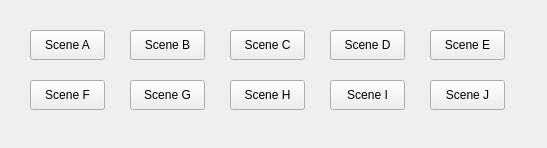
<?xml version="1.0" encoding="UTF-8"?>
<ui version="4.0">
 <class>Trn_SceneWidget</class>
 <widget class="QWidget" name="Trn_SceneWidget">
  <property name="geometry">
   <rect>
    <x>0</x>
    <y>0</y>
    <width>547</width>
    <height>148</height>
   </rect>
  </property>
  <property name="windowTitle">
   <string>SceneSelect</string>
  </property>
  <widget class="QPushButton" name="pushButton">
   <property name="geometry">
    <rect>
     <x>30</x>
     <y>30</y>
     <width>75</width>
     <height>30</height>
    </rect>
   </property>
   <property name="text">
    <string>Scene A</string>
   </property>
  </widget>
  <widget class="QPushButton" name="pushButton_2">
   <property name="geometry">
    <rect>
     <x>130</x>
     <y>30</y>
     <width>75</width>
     <height>30</height>
    </rect>
   </property>
   <property name="text">
    <string>Scene B</string>
   </property>
  </widget>
  <widget class="QPushButton" name="pushButton_3">
   <property name="geometry">
    <rect>
     <x>230</x>
     <y>30</y>
     <width>75</width>
     <height>30</height>
    </rect>
   </property>
   <property name="text">
    <string>Scene C</string>
   </property>
  </widget>
  <widget class="QPushButton" name="pushButton_4">
   <property name="geometry">
    <rect>
     <x>330</x>
     <y>30</y>
     <width>75</width>
     <height>30</height>
    </rect>
   </property>
   <property name="text">
    <string>Scene D</string>
   </property>
  </widget>
  <widget class="QPushButton" name="pushButton_5">
   <property name="geometry">
    <rect>
     <x>430</x>
     <y>30</y>
     <width>75</width>
     <height>30</height>
    </rect>
   </property>
   <property name="text">
    <string>Scene E</string>
   </property>
  </widget>
  <widget class="QPushButton" name="pushButton_6">
   <property name="geometry">
    <rect>
     <x>230</x>
     <y>80</y>
     <width>75</width>
     <height>30</height>
    </rect>
   </property>
   <property name="text">
    <string>Scene H</string>
   </property>
  </widget>
  <widget class="QPushButton" name="pushButton_7">
   <property name="geometry">
    <rect>
     <x>130</x>
     <y>80</y>
     <width>75</width>
     <height>30</height>
    </rect>
   </property>
   <property name="text">
    <string>Scene G</string>
   </property>
  </widget>
  <widget class="QPushButton" name="pushButton_8">
   <property name="geometry">
    <rect>
     <x>30</x>
     <y>80</y>
     <width>75</width>
     <height>30</height>
    </rect>
   </property>
   <property name="text">
    <string>Scene F</string>
   </property>
  </widget>
  <widget class="QPushButton" name="pushButton_9">
   <property name="geometry">
    <rect>
     <x>330</x>
     <y>80</y>
     <width>75</width>
     <height>30</height>
    </rect>
   </property>
   <property name="text">
    <string>Scene I</string>
   </property>
  </widget>
  <widget class="QPushButton" name="pushButton_10">
   <property name="geometry">
    <rect>
     <x>430</x>
     <y>80</y>
     <width>75</width>
     <height>30</height>
    </rect>
   </property>
   <property name="text">
    <string>Scene J</string>
   </property>
  </widget>
 </widget>
 <resources/>
 <connections/>
</ui>
